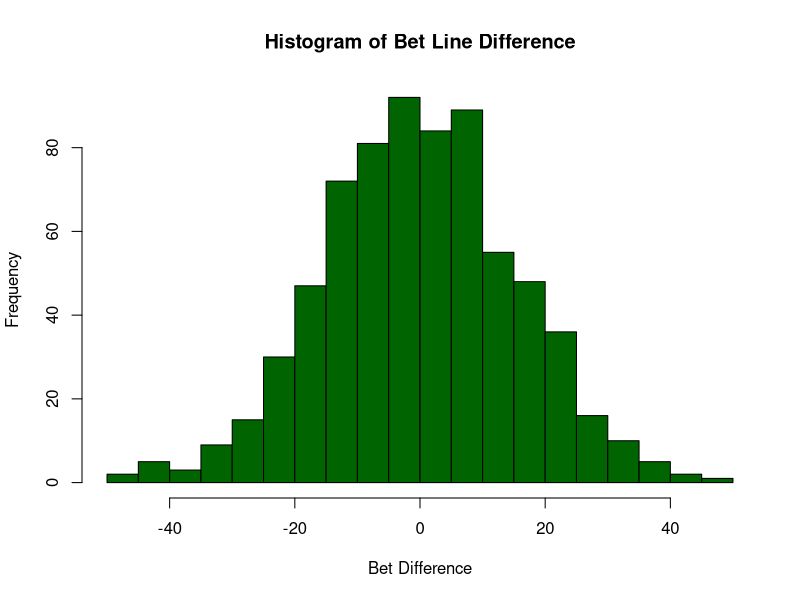
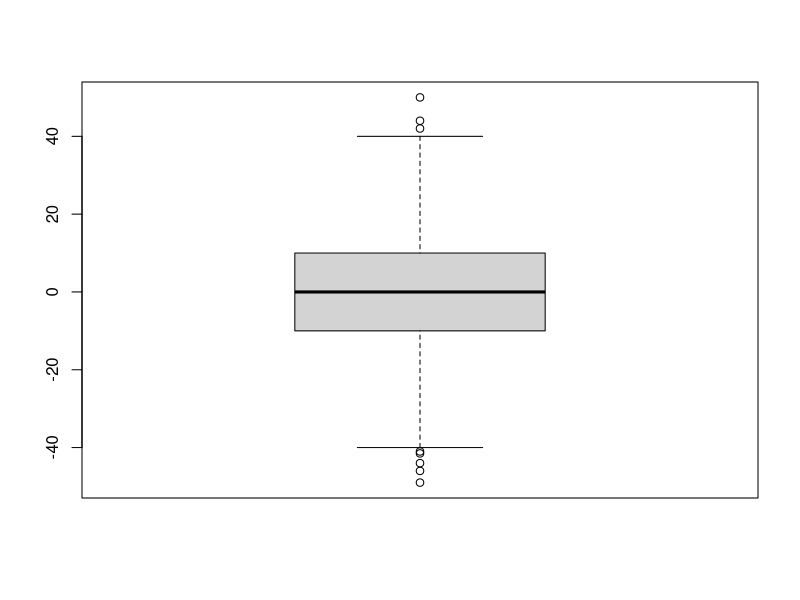

The R source for these figures, in order: (Note: this script raises an error after producing the figures.)
Data <- read.csv('cfb2013lines.csv', header = TRUE)
Data <- as.data.frame(Data)
names(Data) <- c('Date', 'Visitor', 'VisitorScore', 'HomeTeam', 
                'HomeScore', 'BetLine', 'WinMargin', 'PointMargin', 'BetLineDiff', 'VisitorWin')
head(Data)
tail(Data)

hist(Data$BetLineDiff, breaks = 25, xlab = "Bet Difference", ylab = "Frequency", col = "dark green", main = "Histogram of Bet Line Difference")
summary(Data$BetLineDiff)
mean(Data$BetLineDiff)
sd(Data$BetLineDiff)
error <- ((sd(Data$BetLineDiff)/sqrt(702))*1.96)
leftCI <- mean(Data$BetLineDiff)-error
rightCI <- mean(Data$BetLineDiff)+error
leftCI
rightCI

boxplot(Data$BetLineDiff)

hist(Data2$BetLineDiff, breaks = 25, xlab = "Bet Difference", ylab = "Frequency", col = "red", main = "Histogram of Bet Line Difference")
summary(Data2$BetLineDiff)
mean(Data2$BetLineDiff)
sd(Data2$BetLineDiff)
error2 <- ((sd(Data2$BetLineDiff)/sqrt(694))*1.96)
leftCI2 <- mean(Data2$BetLineDiff)-error
rightCI2 <- mean(Data2$BetLineDiff)+error
leftCI2
rightCI2

plot(Data$BetLine, Data$PointMargin, pch = 17, xlab = "Bet Line", ylab = "Point Margin", col = "blue")
fit <- lm(Data$BetLine ~ Data$PointMargin)
fit
abline(fit, col = "red")
summary(fit)

plot(Data$BetLine, Data$WinMargin)

plot(Data$PointMargin, Data$BetLine)

Data2 <- read.csv('cfb2013linesw-oOutliers.csv', header = TRUE)
Data2 <- as.data.frame(Data2)
names(Data2) <- c('Date', 'Visitor', 'VisitorScore', 'HomeTeam', 
                 'HomeScore', 'BetLine', 'WinMargin', 'PointMargin', 'BetLineDiff', 'VisitorWin')
head(Data2)
boxplot(Data2$BetLineDiff)
summary(Data2$BetLineDiff)
plot(Data2$BetLineDiff, Data2$PointMargin)
fit2 <- lm(Data2$BetLineDiff ~ Data2$PointMargin)
fit2
abline(fit2)
Data$WinningMargin
head(Data)
